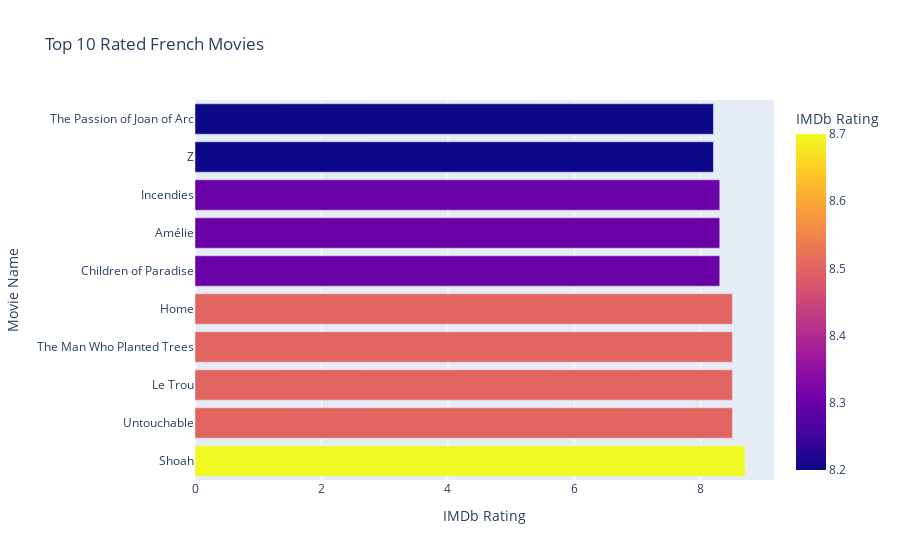

Source (notebook cell):
### Code cell
import plotly.express as px

# Assuming 'imdb' is your DataFrame with movie data
top_rated_french_movies = imdb.sort_values(by='Rating', ascending=False).head(10)

# Create an interactive bar plot with Plotly Express
fig = px.bar(top_rated_french_movies, x='Rating', y='Name', color='Rating', orientation='h',
             labels={'Name': 'Movie Name', 'Rating': 'IMDb Rating'},
             title='Top 10 Rated French Movies')

# Show the plot
fig.show()

### Figure 1 — Plotly figure (JSON) as saved in the notebook; plotly's stock layout.template omitted (floating-point values rounded to 4 significant figures)
{"data": [{"alignmentgroup": "True", "hovertemplate": "IMDb Rating=%{marker.color}<br>Movie Name=%{y}<extra></extra>", "legendgroup": "", "marker": {"color": [8.7, 8.5, 8.5, 8.5, 8.5, 8.3, 8.3, 8.3, 8.2, 8.2], "coloraxis": "coloraxis", "pattern": {"shape": ""}}, "name": "", "offsetgroup": "", "orientation": "h", "showlegend": false, "textposition": "auto", "type": "bar", "x": [8.7, 8.5, 8.5, 8.5, 8.5, 8.3, 8.3, 8.3, 8.2, 8.2], "xaxis": "x", "y": ["Shoah", "Untouchable", "Le Trou", "The Man Who Planted Trees", "Home", "Children of Paradise", "Amélie", "Incendies", "Z", "The Passion of Joan of Arc"], "yaxis": "y"}], "layout": {"barmode": "relative", "coloraxis": {"colorbar": {"title": {"text": "IMDb Rating"}}, "colorscale": [[0, "#0d0887"], [0.1111, "#46039f"], [0.2222, "#7201a8"], [0.3333, "#9c179e"], [0.4444, "#bd3786"], [0.5556, "#d8576b"], [0.6667, "#ed7953"], [0.7778, "#fb9f3a"], [0.8889, "#fdca26"], [1, "#f0f921"]]}, "legend": {"tracegroupgap": 0}, "title": {"text": "Top 10 Rated French Movies"}, "xaxis": {"anchor": "y", "domain": [0, 1], "title": {"text": "IMDb Rating"}}, "yaxis": {"anchor": "x", "domain": [0, 1], "title": {"text": "Movie Name"}}}}
